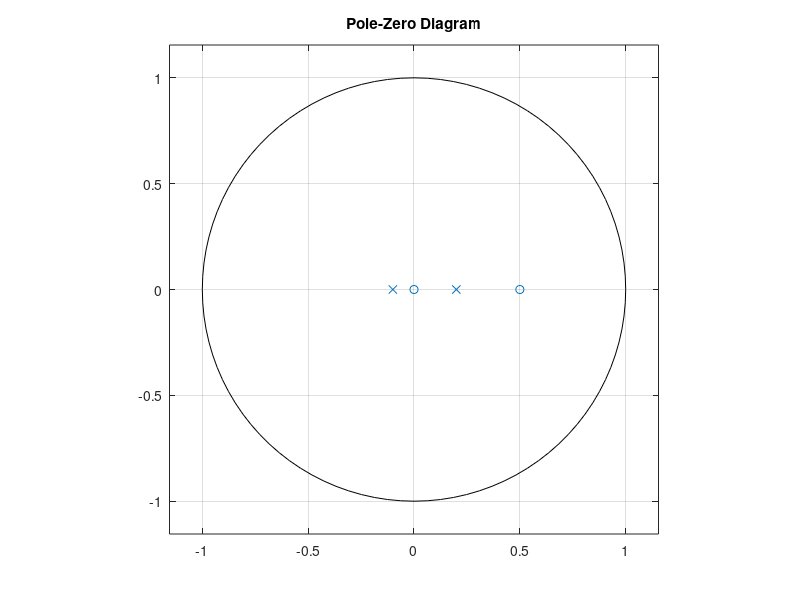

Write MATLAB code to recreate this figure.
pkg load signal

numer = [2 -1];
denom = [1 -0.1 -0.02];

poles = roots(denom);
zeros = roots(numer);

zplane(numer, denom);
title("Pole-Zero Diagram");
grid on;
